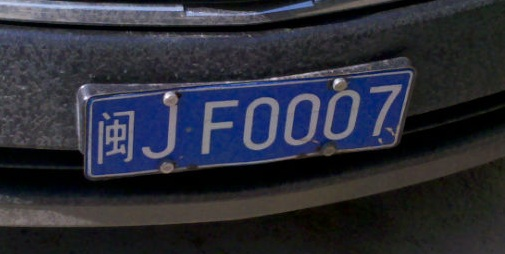
#> input picture chepai.jpg, 505 x 254 px
$ python test15_2.py
#> lines starting #> are read from the running program, lines starting #| are printed output that depends on the picture; after the words box and inside, x2 and y2 are one past the last pixel; in counts of white or black regions, pixels touching at a corner belong together
import cv2
import numpy as np
from matplotlib import pyplot as plt

img = cv2.imread('chepai.jpg',0)
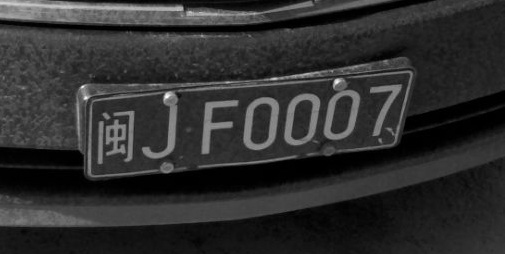
#> img: shape (254, 505); min 0, max 255, mean 46.4

pts1 = np.float32([[94,100],[88, 178],[408,73],[394,143]])
pts2 = np.float32([[0,0],[0,120],[350,0],[350,120]])

M = cv2.getPerspectiveTransform(pts1,pts2)

img1 = cv2.warpPerspective(img,M,(350,120))
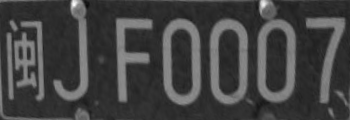
#> img1: shape (120, 350); min 10, max 250, mean 66.5

#中值滤波
img1 = cv2.medianBlur(img1, 5)

ret, th1 = cv2.threshold(img1, 120, 255, cv2.THRESH_BINARY)
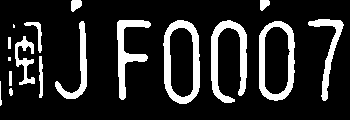
#> th1: shape (120, 350); 16.2% white; 17 white regions (2 under 20 px), largest, box (x1, y1, x2, y2) and area: (163, 20, 200, 104) 1245, (211, 20, 247, 103) 1198, (259, 21, 295, 101) 1106

#11 :block size  2:C值
th2 = cv2.adaptiveThreshold(img1, 255, cv2.ADAPTIVE_THRESH_MEAN_C, cv2.THRESH_BINARY, 5, 2)
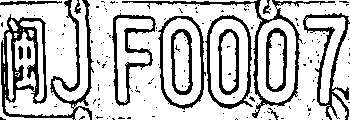
#> th2: shape (120, 350); 75.9% white; 165 black regions (150 under 20 px), largest, box (x1, y1, x2, y2) and area: (1, 0, 94, 120) 2919, (122, 0, 335, 118) 1401, (303, 13, 350, 120) 1090

th3 = cv2.adaptiveThreshold(img1, 255, cv2.ADAPTIVE_THRESH_GAUSSIAN_C, cv2.THRESH_BINARY, 5, 2)
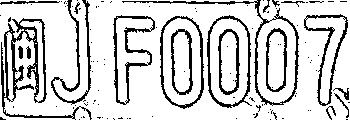
#> th3: shape (120, 350); 82% white; black in thin lines or dots

images = [img1,th1,th2,th3]
titles = ['original', 'global(v=127)',
          'adaptive', 'adaptive']

for i in range(4):
   plt.subplot(2,2,i+1), plt.imshow(images[i], 'gray')
   plt.title(titles[i]),plt.xticks([]),plt.yticks([])
plt.show()


 # 关闭窗口
cv2.destroyAllWindows()

$ run again, with noisy.PNG saved as chepai.jpg
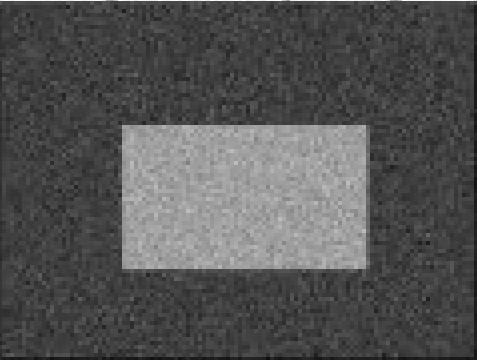
#> input picture noisy.PNG, 477 x 360 px
#> img is the input picture: shape (360, 477); min 13, max 255, mean 83.6
#> `ret, th1 = cv2.threshold(img1, 120, 255, cv2.THRESH_BINARY)`:
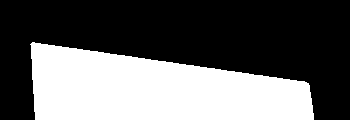
#> th1: shape (120, 350); 38.2% white; 1 white region, box (x1, y1, x2, y2) and area: (30, 42, 314, 120) 16064
#> th2: shape (120, 350); 77% white; black in thin lines or dots
#> `th3 = cv2.adaptiveThreshold(img1, 255, cv2.ADAPTIVE_THRESH_GAUSSIAN_C,..`:
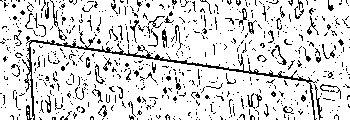
#> th3: shape (120, 350); 85.5% white; black in thin lines or dots
